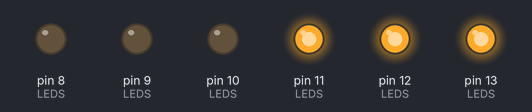
The sketch below on a simulated Arduino Uno, built with avr-gcc and run on an emulated ATmega328P. Parts: output pins drawn as LEDs (lit = HIGH).

Above: at 0.5 s.
At 1.5 s:
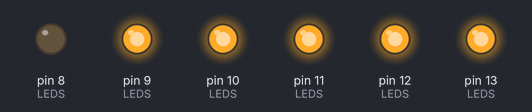
At 5.5 s:
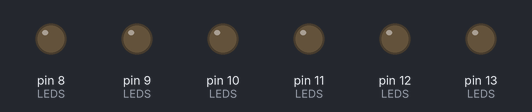
Timing chart, 0 to 6.9 s (numbered marks = the images above):
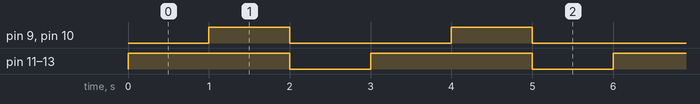

Measured:
- by itself, pin 9 (LEDS), pin 10 (LEDS): alternates HIGH for 1.0 s and LOW for 2.0 s
- by itself, pin 11 (LEDS), pin 12 (LEDS), pin 13 (LEDS): alternates HIGH for 2.0 s and LOW for 1.0 s
- by itself, everything shown: repeats every 3.0 s, in 3 steps

The sketch:

cardinal_intro.ino
```cpp
// define variables for each led
const int LED1 = 13;
const int LED2 = 12;
const int LED3 = 11;
const int LED4 = 10;
const int LED5 = 9;
const int LED6 = 8;

const int LEDS[] = {LED1, LED2, LED3, LED4, LED5, LED6};

const int IDX0 = 0;
const int IDX1 = 1;
const int IDX2 = 2;
const int IDX3 = 3;
const int IDX4 = 4;
const int IDX5 = 5;

const int LAST_IDX = sizeof(LEDS);

void setup() {
  // setup pins as outputs for leds
  for (int idx = 0; idx <= 5; idx++) {
    pinMode(LEDS[idx], OUTPUT);
  }
}

void loop() {
  // turn leds on
  myWrite(IDX0, IDX2, HIGH);
  delay(1000);

  myWrite(IDX3, IDX4, HIGH);
  delay(1000);

  // turn leds off
  myWrite(LOW);
  delay(1000);
}

void myWrite(int value) {
  myWrite(0, LAST_IDX, value);
}

void myWrite(int firstIdx, int lastIdx, int value) {
  for (int idx = firstIdx; idx <= lastIdx; idx++) {
    digitalWrite(LEDS[idx], value);
  }
}
```
